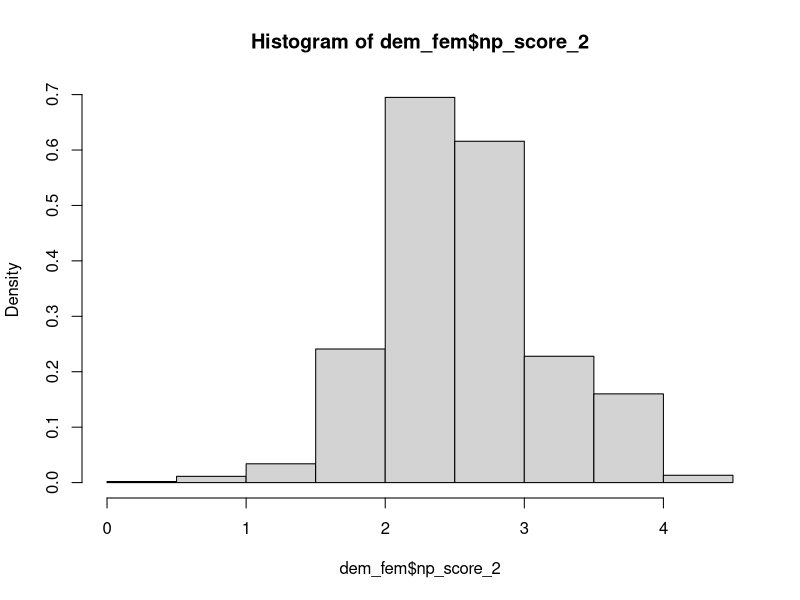
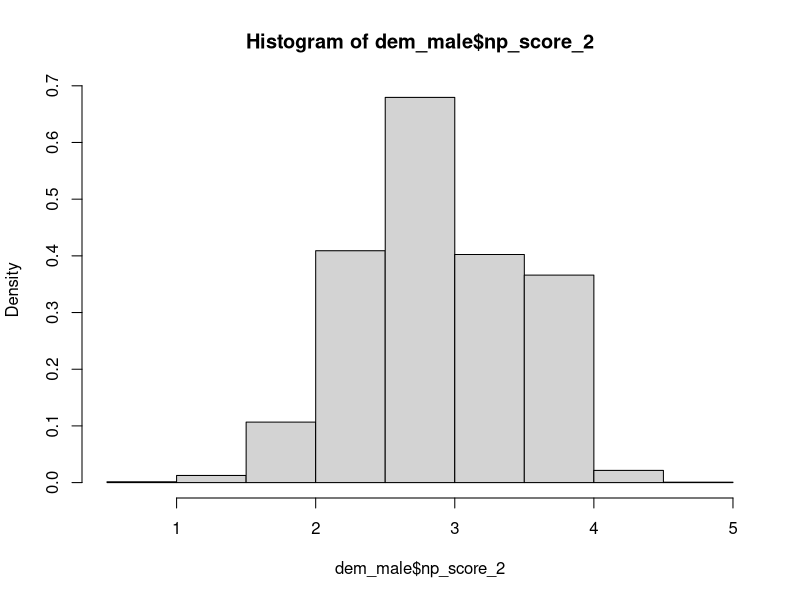
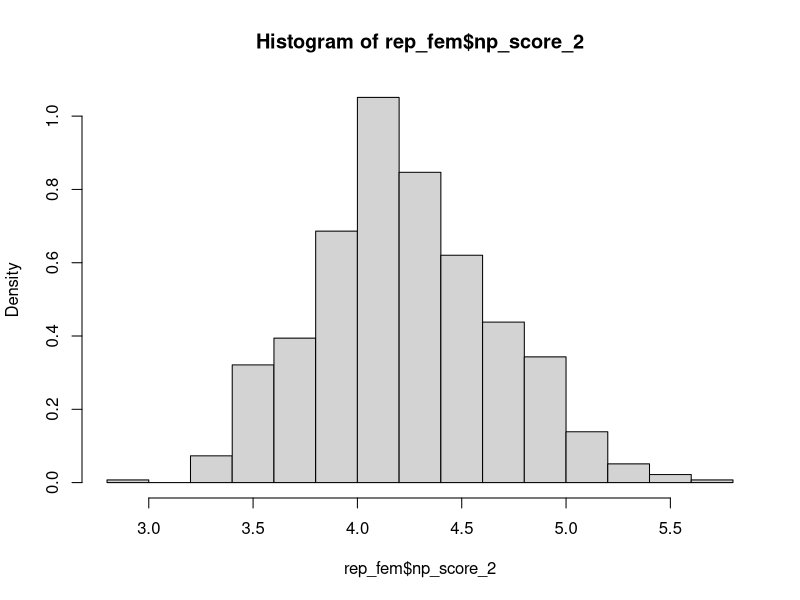
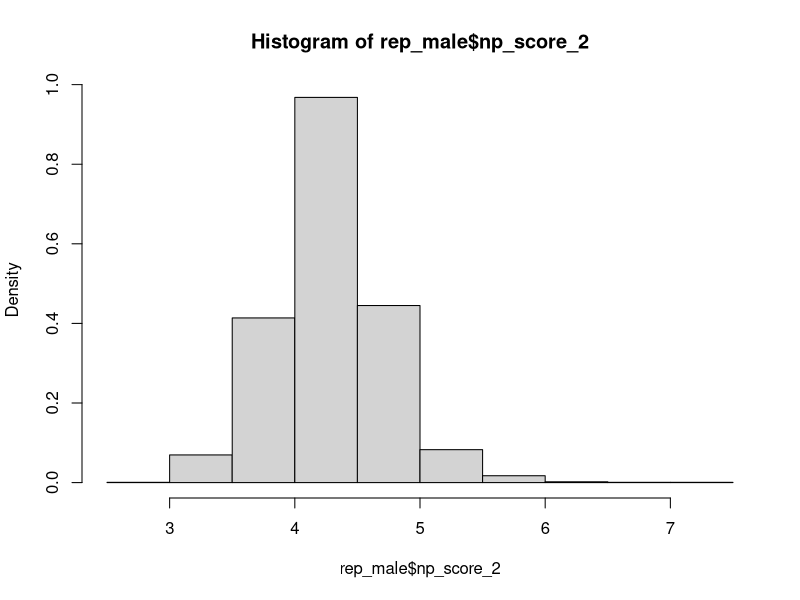
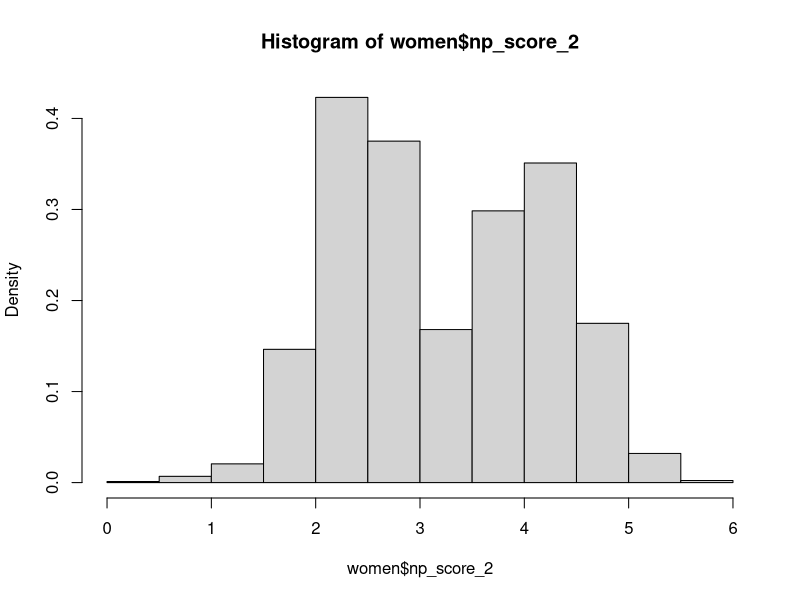
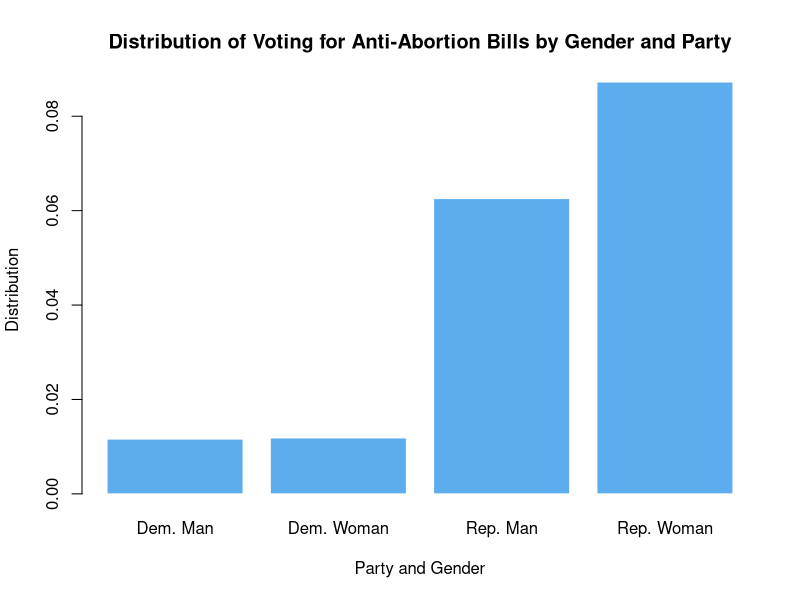
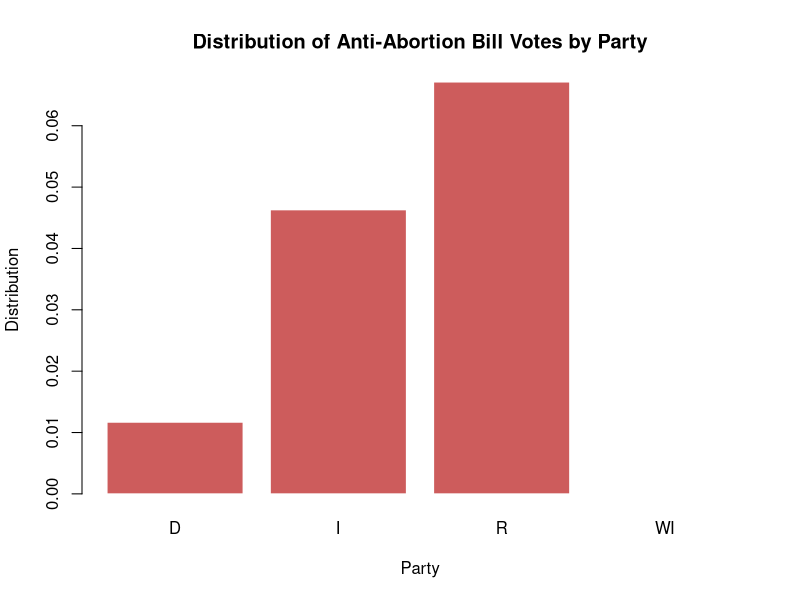
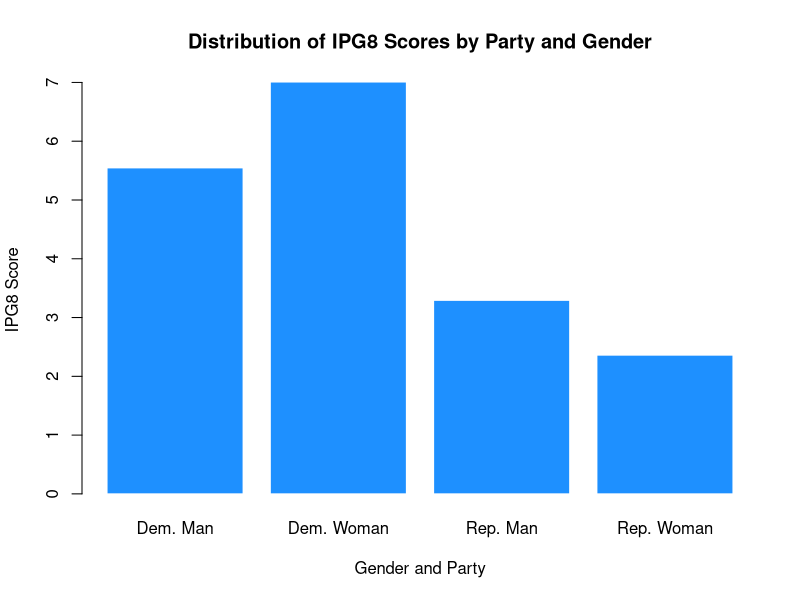

Generate these figures, in order, with R:
## ---- chunk 1
knitr::opts_chunk$set(echo = TRUE)
## ---- chunk 2

library(haven)
anti_a <- read_dta("data/anti_abort replication leg_party_compet 28Jan20.dta")

# Subsets of the data potentially for future use
women <- subset(anti_a, Female == 1)
men <- subset(anti_a, Female == 0)
republicans <- subset(anti_a, party == "R")
democrats <- subset(anti_a, party == "D")

# ideology scale summary 
summary(anti_a$np_score_2)

# population proportions of party and gender
table(anti_a$Female, anti_a$party)
prop.table(table(anti_a$Female, anti_a$party))

# setting types within gender party so I can use this later
anti_a$gender_party <- NA
anti_a$gender_party[anti_a$Female == 1 & anti_a$party == "D"] <- "Dem. Woman"
anti_a$gender_party[anti_a$Female == 1 & anti_a$party == "R"] <- "Rep. Woman"
anti_a$gender_party[anti_a$Female == 0 & anti_a$party == "D"] <- "Dem. Man"
anti_a$gender_party[anti_a$Female == 0 & anti_a$party == "R"] <- "Rep. Man"

## ---- chunk 3
# regression: trying to regress 
lm(anti_a$Female ~ anti_a$bin_anti_fetus)
# 1% chance of being female increasing support for anti abortion with fetus bill

#two way table

dem_fem <- subset(anti_a, Female == 1 & party == "D")
dem_male<- subset(anti_a, Female == 0 & party == "D")
rep_fem <- subset(anti_a, Female == 1 & party == "R")
rep_male <- subset(anti_a, Female == 0 & party == "R")

# Means  to describe proportions to be used in histograms and bar plots

gender_party_means <- tapply(anti_a$bin_anti_all, anti_a$gender_party, mean)
party_means <- tapply(anti_a$bin_anti_all, anti_a$party, mean)
IPG8_means <- tapply(anti_a$IPG8, anti_a$gender_party, mean)

# histograms of ideological scale froom 1-7.259, liberal to conservative

hist(x = dem_fem$np_score_2, freq = FALSE)
hist(x = dem_male$np_score_2, freq = FALSE)
hist(x = rep_fem$np_score_2, freq = FALSE)
hist(x = rep_male$np_score_2, freq = FALSE)
hist(x = women$np_score_2, freq = FALSE)

# Bar Plot for gender and party distribution of voting for at least one anti-abortion bill

barplot(gender_party_means,
        main = "Distribution of Voting for Anti-Abortion Bills by Gender and Party",
        xlab = "Party and Gender",
        ylab = "Distribution",
        col = "steelblue2",
        border = "white")

# Bar Plot for party distribution of voting for at least one anti-abortion bill

barplot(party_means,
        main = "Distribution of Anti-Abortion Bill Votes by Party",
        xlab = "Party",
        ylab = "Distribution",
        col = "indianred",
        border = "white")

# Bar Plot for PG8 score distribution of voting for at least one anti-abortion bill

barplot(IPG8_means,
        main = "Distribution of IPG8 Scores by Party and Gender",
        xlab = "Gender and Party",
        ylab = "IPG8 Score",
        col = "dodgerblue",
        border = "white")


## ---- chunk 4
# regress both gender and party onto bill votes

# What resonates most by gender? (unsure if these should be proportions 
# or probabilities)

lm(anti_a$Female ~ anti_a$bin_anti_all)
# unsure of the order here, but I might interpret this one as 23% of males having 
# voted for at least one anti-abortion bill. 

gender_all_fit <- lm(anti_a$bin_anti_all ~ anti_a$Female)
# males are four percent more likely to have voted for at least 
# one anti abortion bill. or among males, the prop that has
# supported a bill as such is ~ 4 percent 


gender_antiwom_fit<- lm(anti_a$bin_anti_womtot ~ anti_a$Female)
# Males are 2.3% more likely to have voted for an anti abortion 
# bill that was pro-woman and pro-life

gender_antirelig_fit <- lm(anti_a$bin_anti_relig ~ anti_a$Female)
# males are 1.7% more likely to have voted for an anti abortion bill 
# that adheres to a religious or moral issue frame

gender_antifetus_fit <- lm(anti_a$bin_anti_fetus ~ anti_a$Female)
#males are 1.3% more likely to have votes for an anti abortion bill that 
# adheres to a fetal centric issue frame

# What resonates most by ideology?

lm(anti_a$bin_anti_all ~ anti_a$np_score_2)
# if you increase the IPG8 score by one unit, the probability of voting for an 
# anti abortion bill would be a difference of 3.6 percentage points

lm(anti_a$bin_anti_womtot ~ anti_a$np_score_2)
# if you increase the IPG8 score by one unit, the probability of voting for an 
# anti abortion bill would be a difference of 2.4 percentage points

lm(anti_a$bin_anti_relig ~ anti_a$np_score_2)
# if you increase the IPG8 score by one unit, the probability of voting for an 
# anti abortion bill would be a difference of 1.5 percentage points

lm(anti_a$bin_anti_fetus ~ anti_a$np_score_2)
## if you increase the IPG8 score by one unit, the probability of voting for an 
# anti abortion bill would be a difference of 1.2 percentage points

# What resonates most by party?

lm(anti_a$bin_anti_all ~ anti_a$party)
# r = .05545, is highest out of all parties

lm(anti_a$bin_anti_relig ~ anti_a$party)
# r = 0.0248, is highest out of all parties, independent is slightly negative
# and d = .004485

lm(anti_a$bin_anti_fetus ~ anti_a$party)
# r = .020949, highest of all again, I is negative and d is positive but 
# closer to zero

lm(anti_a$bin_anti_womtot ~ anti_a$party)
# I = .039299, I is surprisingly the highest here, followed by R, and then D
